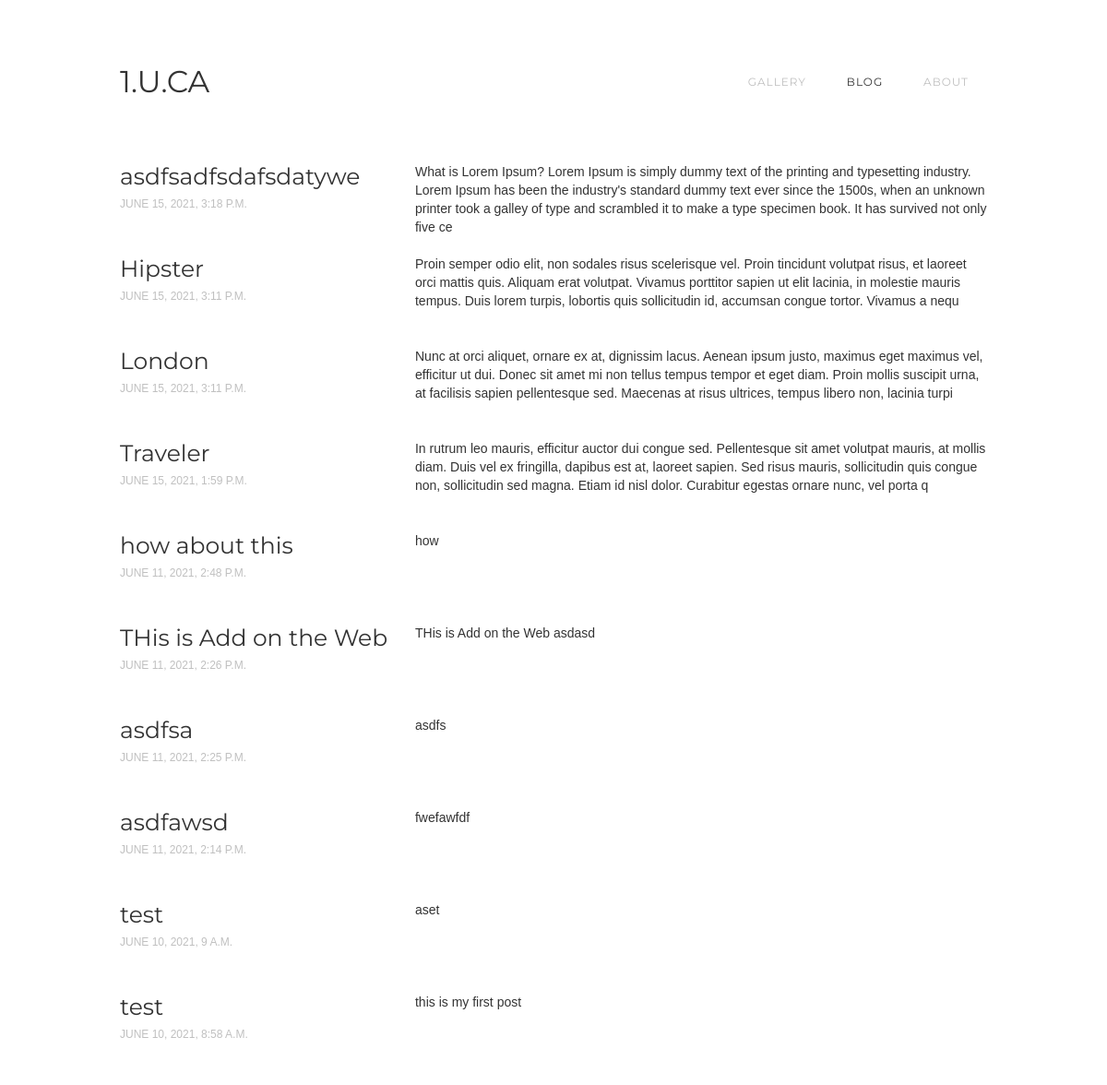
The page / on the database its author committed.
### base/models.py (models this page shows, shortened)
class Post(models.Model):
	title = models.CharField(max_length=255)
	body = models.TextField(null=True, blank=True)
	post_date = models.DateTimeField(auto_now_add=True)
	category = models.ForeignKey(Category, on_delete=models.SET_NULL, null=True, blank=True)
	class Meta:
		ordering = ['-post_date']

### base/views.py (the view)
# urls.py: path('', PostList.as_view(), name='post_list'),
class PostList(ListView):
	model = Post
	template_name='base/post_list.html'
	context_object_name = 'posts'
	def get_context_data(self, **kwagrs):
		cat_list = Category.objects.all()
		context= super().get_context_data(**kwagrs)
		search_input= self.request.GET.get('search-area') or ''
		category= self.request.GET.get('category') or ''
		if search_input:
			if context['posts'].filter(title__icontains=search_input):
				context['posts'] = context['posts'].filter(title__icontains=search_input)
			else:
				if context['posts'].filter(body__icontains=search_input):
					context['posts'] = context['posts'].filter(body__icontains=search_input)
		if category:
			context['posts'] = context['posts'].filter(category__name=category.title())
		context['cat_list'] = cat_list
		context['search_input'] = search_input
		return context

### base/templates/base/post_list.html (shortened to what this page needs)
{% extends 'base/main.html' %}
{% block content %}
	<div data-collapse="medium" data-animation="default" data-duration="400" role="banner" class="navigation-bar w-nav">
   <div class="w-container">
      <a href="{%url 'post_list' %}" class="brand-link w-nav-brand">
         <h1 class="brand-text">1.U.CA</h1>
      </a>
      <nav role="navigation" class="navigation-menu w-nav-menu">
      	<a href="#" class="navigation-link w-nav-link">Gallery</a>
      	<a href="{%url 'post_list' %}" aria-current="page" class="navigation-link w-nav-link w--current">Blog</a>
      	<a href="/about" class="navigation-link w-nav-link">About</a></nav>
   </div>
</div>
<div>
   <div class="w-container">
      <div class="w-dyn-list">
         <div role="list" class="w-dyn-items">
           {% for post in posts %}
						<div role="listitem" class="blog-list-item w-dyn-item">
							<a href="{%url 'post_detail' post.id %}" class="blog-link w-inline-block">
								<div class="w-row">
									<div class="w-col w-col-4"><h1 class="blog-title">{{post.title}} </h1>
										<div class="blog-info-text">{{post.post_date}}</div>
									</div>
									<div class="w-col w-col-8"><p>
										{{post.body|slice:":300"|safe }}
									</p></div>
								</div>
							</a>
						</div>
					{% endfor %}
         </div>
      </div>
   </div>
</div>
{% endblock %}

### base/templates/base/main.html (shortened to what this page needs)
<!DOCTYPE html>
<html data-wf-domain="yus-sublime-project-ebed47.webflow.io" data-wf-page="60c70a57507914e404737239" data-wf-site="60c70a57507914652c737230" data-wf-status="1">
   <head>
      <link href="https://uploads-ssl.webflow.com/60c70a57507914652c737230/css/yus-sublime-project-ebed47.webflow.110b8ab6a.css" rel="stylesheet" type="text/css"/>
   </head>
</head>
<body >
	{% block content %}
	{% endblock %}
</body>
</html>

### base/templates/base/main.html (style rules this page uses)
html { font-family: sans-serif; -ms-text-size-adjust: 100%; -webkit-text-size-adjust: 100% }
body { margin: 0 }
article, aside, details, figcaption, figure, footer, header, hgroup, main, menu, nav, section, summary { display: block }
a { background-color: transparent }
h1 { font-size: 2em; margin: .67em 0 }
* { -webkit-box-sizing: border-box; -moz-box-sizing: border-box; box-sizing: border-box }
html { height: 100% }
body { margin: 0; min-height: 100%; background-color: #fff; font-family: Arial, sans-serif; font-size: 14px; line-height: 20px; color: #333 }
.w-inline-block { max-width: 100%; display: inline-block }
h1, h2, h3, h4, h5, h6 { font-weight: bold; margin-bottom: 10px }
h1 { font-size: 38px; line-height: 44px; margin-top: 20px }
p { margin-top: 0; margin-bottom: 10px }
.w-container { margin-left: auto; margin-right: auto; max-width: 940px }
.w-container:before, .w-container:after { content: " "; display: table; grid-column-start: 1; grid-row-start: 1; grid-column-end: 2; grid-row-end: 2 }
.w-container:after { clear: both }
.w-container .w-row { margin-left: -10px; margin-right: -10px }
.w-row:before, .w-row:after { content: " "; display: table; grid-column-start: 1; grid-row-start: 1; grid-column-end: 2; grid-row-end: 2 }
.w-row:after { clear: both }
.w-col { position: relative; float: left; width: 100%; min-height: 1px; padding-left: 10px; padding-right: 10px }
.w-col-4 { width: 33.33333333% }
.w-col-8 { width: 66.66666667% }
.w-nav { position: relative; background: #dddddd; z-index: 1000 }
.w-nav:before, .w-nav:after { content: " "; display: table; grid-column-start: 1; grid-row-start: 1; grid-column-end: 2; grid-row-end: 2 }
.w-nav:after { clear: both }
.w-nav-brand { position: relative; float: left; text-decoration: none; color: #333333 }
.w-nav-link { position: relative; display: inline-block; vertical-align: top; text-decoration: none; color: #222222; padding: 20px; text-align: left; margin-left: auto; margin-right: auto }
.w-nav-link.w--current { color: #0082f3 }
.w-nav-menu { position: relative; float: right }
body { color: rgba(0, 0, 0, 0.74); font-size: 14px; line-height: 20px; }
h1 { margin-top: 0px; margin-bottom: 10px; font-size: 25px; line-height: 30px; font-weight: 700; }
p { margin-top: 0px; margin-bottom: 10px; font-size: 14px; }
a { color: #bf3a30; text-decoration: none; }
.navigation-link { padding-top: 7px; padding-bottom: 7px; font-family: Montserrat, sans-serif; color: silver; font-size: 12px; line-height: 18px; letter-spacing: 1px; }
.navigation-link.w--current { color: #333; }
.navigation-bar { display: block; padding-top: 70px; padding-bottom: 70px; background-color: #fff; text-transform: uppercase; }
.navigation-menu { margin-top: 3px; }
.brand-text { margin-top: 0px; margin-bottom: 0px; font-family: Montserrat, sans-serif; font-size: 33px; line-height: 36px; font-weight: 400; }
.blog-title { margin-bottom: 5px; font-family: Montserrat, sans-serif; font-weight: 400; letter-spacing: 0px; word-wrap: break-word; }
.blog-link { display: block; -webkit-transition: color 200ms ease; transition: color 200ms ease; color: #333; text-decoration: none; }
.blog-list-item { min-height: 100px; }
.blog-info-text { color: silver; font-size: 12px; text-transform: uppercase; }

### rows shown on the page
Post: title "asdfsadfsdafsdatywe", post_date "JUNE 15, 2021, 3:18 P.M.", body "What is Lorem Ipsum? Lorem Ipsum is simply dummy text of the printing and typesetting industry. Lorem Ipsum has been the industry's standard dummy text ever since the 1500s, when an unknown printer took a galley of type and scrambled it to make a type specimen book. It has survived not only five ce"
Post: title "Hipster", post_date "JUNE 15, 2021, 3:11 P.M.", body "Proin semper odio elit, non sodales risus scelerisque vel. Proin tincidunt volutpat risus, et laoreet orci mattis quis. Aliquam erat volutpat. Vivamus porttitor sapien ut elit lacinia, in molestie mauris tempus. Duis lorem turpis, lobortis quis sollicitudin id, accumsan congue tortor. Vivamus a nequ"
Post: title "London", post_date "JUNE 15, 2021, 3:11 P.M.", body "Nunc at orci aliquet, ornare ex at, dignissim lacus. Aenean ipsum justo, maximus eget maximus vel, efficitur ut dui. Donec sit amet mi non tellus tempus tempor et eget diam. Proin mollis suscipit urna, at facilisis sapien pellentesque sed. Maecenas at risus ultrices, tempus libero non, lacinia turpi"
Post: title "Traveler", post_date "JUNE 15, 2021, 1:59 P.M.", body "In rutrum leo mauris, efficitur auctor dui congue sed. Pellentesque sit amet volutpat mauris, at mollis diam. Duis vel ex fringilla, dapibus est at, laoreet sapien. Sed risus mauris, sollicitudin quis congue non, sollicitudin sed magna. Etiam id nisl dolor. Curabitur egestas ornare nunc, vel porta q"
Post: title "how about this", post_date "JUNE 11, 2021, 2:48 P.M.", body "how"
Post: title "THis is Add on the Web", post_date "JUNE 11, 2021, 2:26 P.M.", body "THis is Add on the Web asdasd"
Post: title "asdfsa", post_date "JUNE 11, 2021, 2:25 P.M.", body "asdfs"
Post: title "asdfawsd", post_date "JUNE 11, 2021, 2:14 P.M.", body "fwefawfdf"
Post: title "test", post_date "JUNE 10, 2021, 9 A.M.", body "aset"
Post: title "test", post_date "JUNE 10, 2021, 8:58 A.M.", body "this is my first post"
